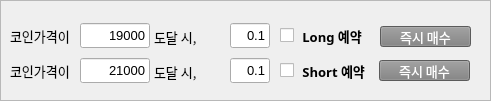
   <widget class="QFrame" name="frame">
    <property name="geometry">
     <rect>
      <x>490</x>
      <y>140</y>
      <width>491</width>
      <height>101</height>
     </rect>
    </property>
    <property name="frameShape">
     <enum>QFrame::StyledPanel</enum>
    </property>
    <property name="frameShadow">
     <enum>QFrame::Raised</enum>
    </property>
    <widget class="QPushButton" name="add_start_btn_long">
     <property name="geometry">
      <rect>
       <x>380</x>
       <y>26</y>
       <width>91</width>
       <height>21</height>
      </rect>
     </property>
     <property name="font">
      <font>
       <family>맑은 고딕</family>
       <pointsize>10</pointsize>
       <weight>50</weight>
       <bold>false</bold>
      </font>
     </property>
     <property name="styleSheet">
      <string notr="true">color:white;

background-color:gray;
</string>
     </property>
     <property name="text">
      <string>즉시 매수</string>
     </property>
    </widget>
    <widget class="QLineEdit" name="book_amt_long">
     <property name="geometry">
      <rect>
       <x>230</x>
       <y>23</y>
       <width>40</width>
       <height>25</height>
      </rect>
     </property>
     <property name="font">
      <font>
       <pointsize>10</pointsize>
       <weight>50</weight>
       <bold>false</bold>
      </font>
     </property>
     <property name="text">
      <string>0.1</string>
     </property>
     <property name="alignment">
      <set>Qt::AlignRight|Qt::AlignTrailing|Qt::AlignVCenter</set>
     </property>
    </widget>
    <widget class="QLineEdit" name="book_price_long">
     <property name="geometry">
      <rect>
       <x>80</x>
       <y>23</y>
       <width>70</width>
       <height>25</height>
      </rect>
     </property>
     <property name="font">
      <font>
       <pointsize>10</pointsize>
       <weight>50</weight>
       <bold>false</bold>
      </font>
     </property>
     <property name="text">
      <string>19000</string>
     </property>
     <property name="alignment">
      <set>Qt::AlignRight|Qt::AlignTrailing|Qt::AlignVCenter</set>
     </property>
    </widget>
    <widget class="QCheckBox" name="book_long_chk">
     <property name="geometry">
      <rect>
       <x>280</x>
       <y>25</y>
       <width>101</width>
       <height>21</height>
      </rect>
     </property>
     <property name="font">
      <font>
       <family>맑은 고딕</family>
       <pointsize>10</pointsize>
       <weight>75</weight>
       <bold>true</bold>
      </font>
     </property>
     <property name="text">
      <string> Long 예약</string>
     </property>
    </widget>
    <widget class="QCheckBox" name="book_short_chk">
     <property name="geometry">
      <rect>
       <x>280</x>
       <y>60</y>
       <width>101</width>
       <height>21</height>
      </rect>
     </property>
     <property name="font">
      <font>
       <family>맑은 고딕</family>
       <pointsize>10</pointsize>
       <weight>75</weight>
       <bold>true</bold>
      </font>
     </property>
     <property name="text">
      <string> Short 예약</string>
     </property>
    </widget>
    <widget class="QLineEdit" name="book_amt_short">
     <property name="geometry">
      <rect>
       <x>230</x>
       <y>58</y>
       <width>40</width>
       <height>25</height>
      </rect>
     </property>
     <property name="font">
      <font>
       <pointsize>10</pointsize>
       <weight>50</weight>
       <bold>false</bold>
      </font>
     </property>
     <property name="text">
      <string>0.1</string>
     </property>
     <property name="alignment">
      <set>Qt::AlignRight|Qt::AlignTrailing|Qt::AlignVCenter</set>
     </property>
    </widget>
    <widget class="QLineEdit" name="book_price_short">
     <property name="geometry">
      <rect>
       <x>80</x>
       <y>58</y>
       <width>70</width>
       <height>25</height>
      </rect>
     </property>
     <property name="font">
      <font>
       <pointsize>10</pointsize>
       <weight>50</weight>
       <bold>false</bold>
      </font>
     </property>
     <property name="text">
      <string>21000</string>
     </property>
     <property name="alignment">
      <set>Qt::AlignRight|Qt::AlignTrailing|Qt::AlignVCenter</set>
     </property>
    </widget>
    <widget class="QLabel" name="label_45">
     <property name="geometry">
      <rect>
       <x>154</x>
       <y>21</y>
       <width>70</width>
       <height>31</height>
      </rect>
     </property>
     <property name="font">
      <font>
       <family>맑은 고딕</family>
       <pointsize>10</pointsize>
       <weight>50</weight>
       <bold>false</bold>
      </font>
     </property>
     <property name="text">
      <string>도달 시,</string>
     </property>
    </widget>
    <widget class="QLabel" name="label_47">
     <property name="geometry">
      <rect>
       <x>10</x>
       <y>20</y>
       <width>71</width>
       <height>31</height>
      </rect>
     </property>
     <property name="font">
      <font>
       <family>맑은 고딕</family>
       <pointsize>10</pointsize>
       <weight>50</weight>
       <bold>false</bold>
      </font>
     </property>
     <property name="text">
      <string>코인가격이</string>
     </property>
    </widget>
    <widget class="QLabel" name="label_49">
     <property name="geometry">
      <rect>
       <x>154</x>
       <y>56</y>
       <width>70</width>
       <height>31</height>
      </rect>
     </property>
     <property name="font">
      <font>
       <family>맑은 고딕</family>
       <pointsize>10</pointsize>
       <weight>50</weight>
       <bold>false</bold>
      </font>
     </property>
     <property name="text">
      <string>도달 시,</string>
     </property>
    </widget>
    <widget class="QLabel" name="label_50">
     <property name="geometry">
      <rect>
       <x>10</x>
       <y>55</y>
       <width>71</width>
       <height>31</height>
      </rect>
     </property>
     <property name="font">
      <font>
       <family>맑은 고딕</family>
       <pointsize>10</pointsize>
       <weight>50</weight>
       <bold>false</bold>
      </font>
     </property>
     <property name="text">
      <string>코인가격이</string>
     </property>
    </widget>
    <widget class="QPushButton" name="add_start_btn_short">
     <property name="geometry">
      <rect>
       <x>379</x>
       <y>60</y>
       <width>91</width>
       <height>21</height>
      </rect>
     </property>
     <property name="font">
      <font>
       <family>맑은 고딕</family>
       <pointsize>10</pointsize>
       <weight>50</weight>
       <bold>false</bold>
      </font>
     </property>
     <property name="styleSheet">
      <string notr="true">color:white;

background-color:gray;
</string>
     </property>
     <property name="text">
      <string>즉시 매수</string>
     </property>
    </widget>
   </widget>
